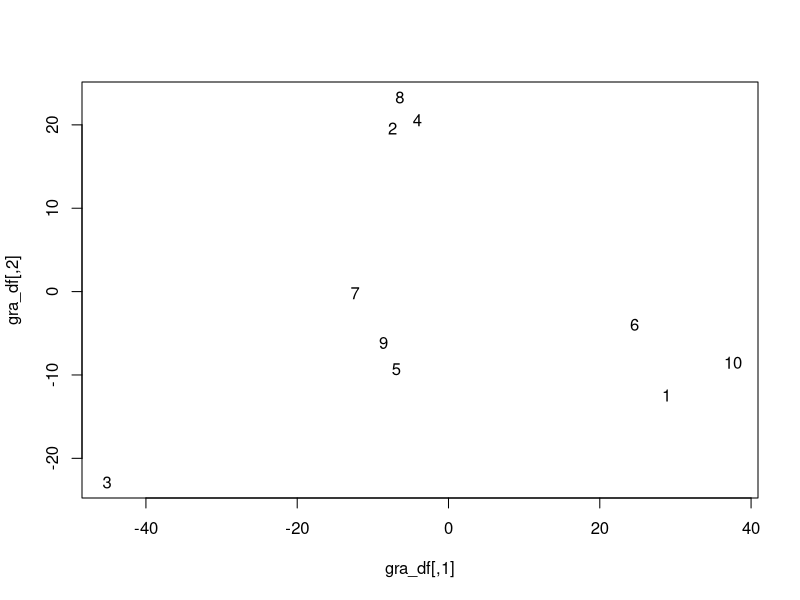
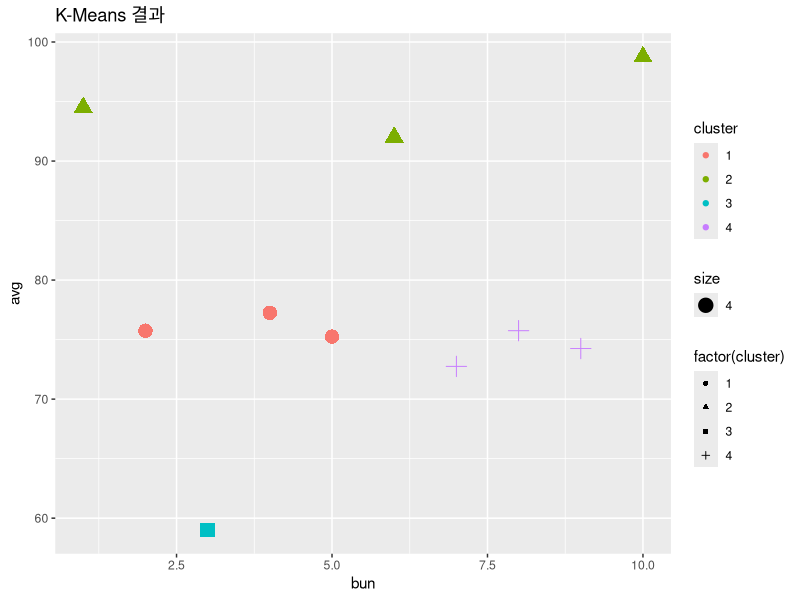

Generate these figures, in order, with R:
df <- read.csv("testdata/exam.csv", sep = " ", header = T)
df

ddf <- dist(df)
ddf

# 거리를 그림으로 표현
gra_df <- cmdscale(ddf)
gra_df
plot(gra_df, type = "n")
text(gra_df, as.character(1:10))


str(df)
df$avg <- apply(df[,2:5], 1, mean)
df

kmodel <- kmeans(df[,c("bun", "avg")], centers = 4)
kmodel
table(kmodel$cluster)

cluster <- kmodel$cluster
cluster

kmeans_df <- cbind(cluster, df[, c("bun", "avg")])
kmeans_df
str(kmeans_df)
kmeans_df <- transform(kmeans_df, cluster = as.factor(cluster))
str(kmeans_df)

library(ggplot2)
df_plot <- ggplot(data = kmeans_df, aes(x = bun, y = avg, color = cluster)) +
           geom_point(aes(shape = factor(cluster), size = 4)) +
           ggtitle("K-Means 결과")
df_plot
